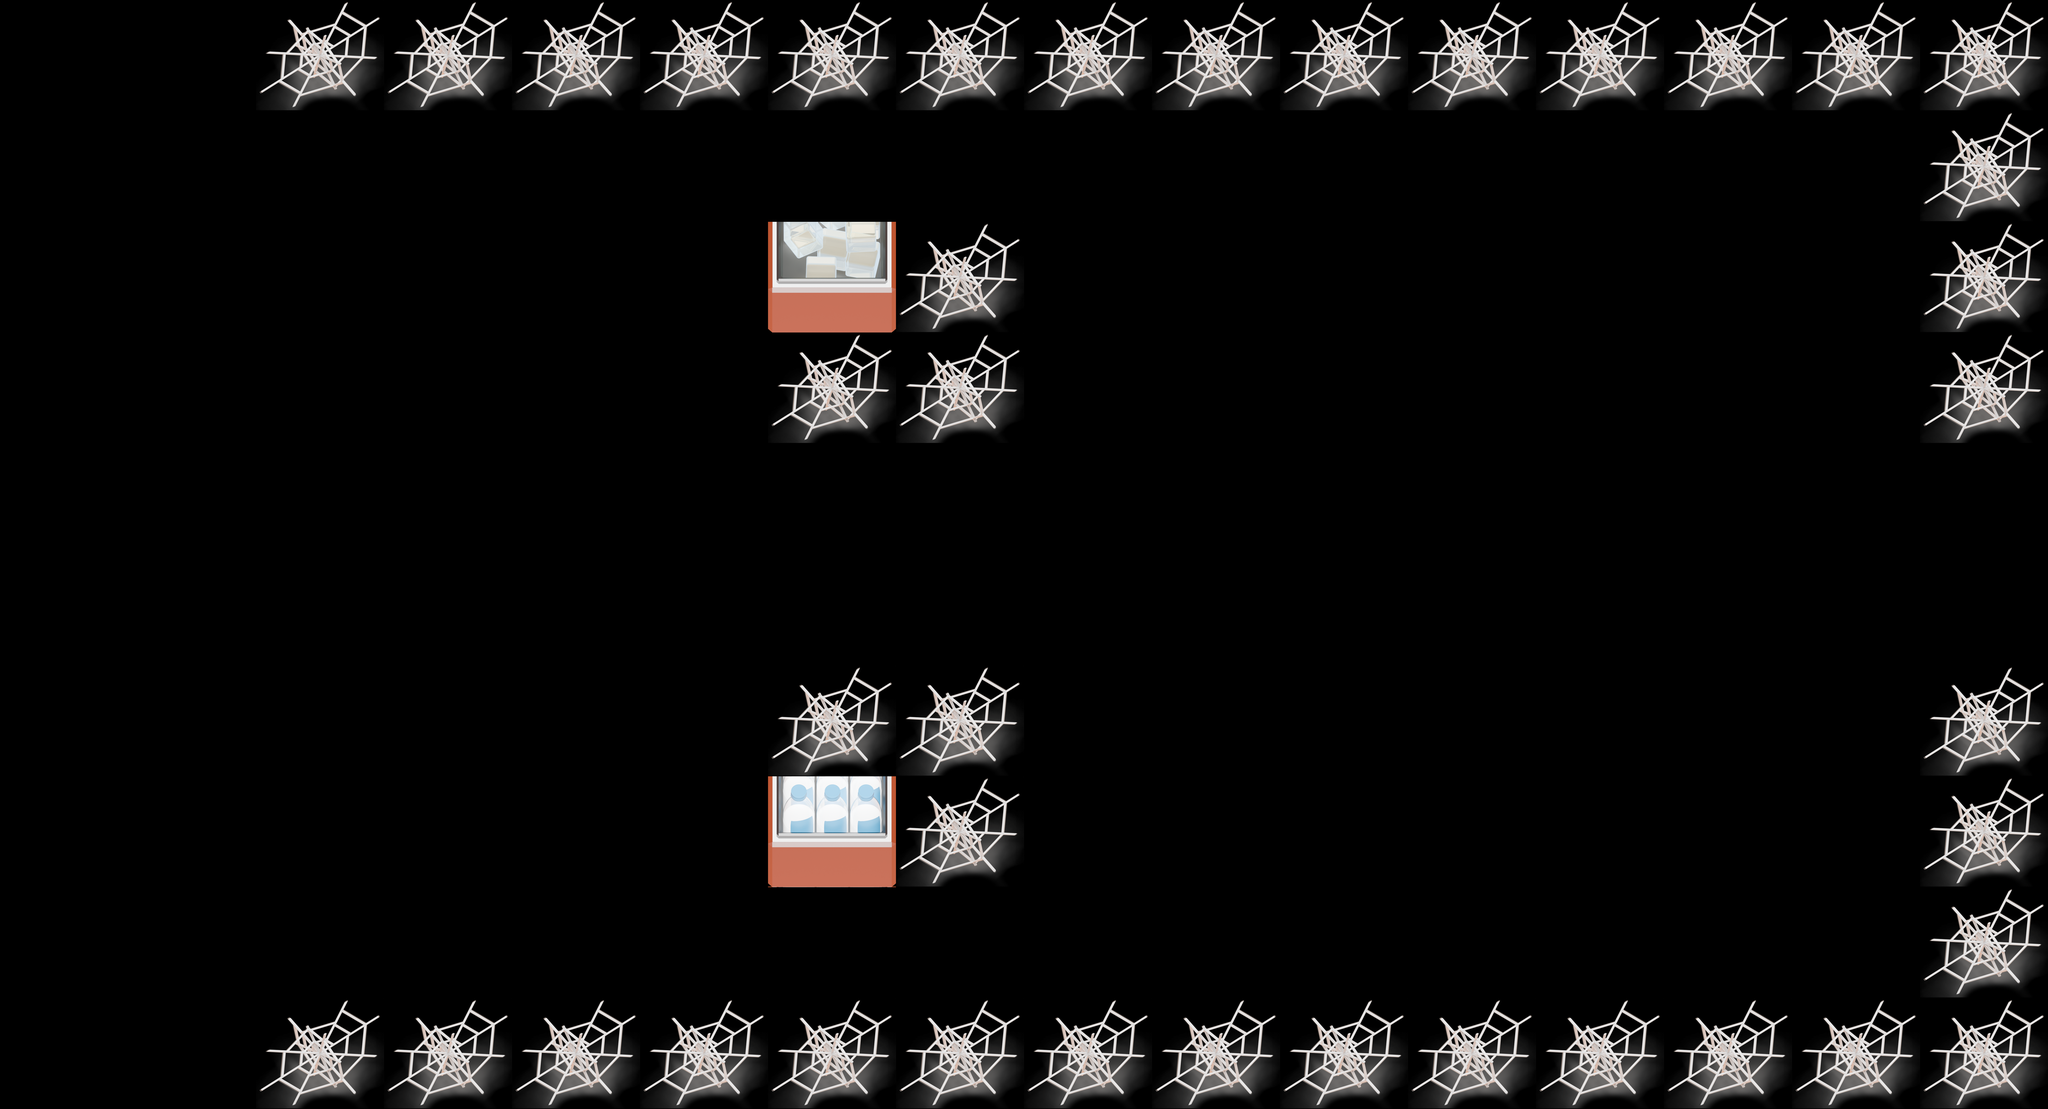

A 2D game scene composited from a Tiled map and its tileset images. What follows is a short description and the map's XML, with every tile layer's data as written:
An orthogonal 16x10 tile map with 600x520 px tiles, 1 tile layer (Crates) and 3 objects.

<map version="1.10" tiledversion="1.12.1" orientation="orthogonal" renderorder="right-down" width="16" height="10" tilewidth="600" tileheight="520" infinite="0" nextlayerid="8" nextobjectid="34">
 <properties>
  <property name="boba_required" type="int" value="3" />
  <property name="jelly_avail" type="int" value="3" />
  <property name="jelly_required" type="int" value="2" />
  <property name="milk_avail" type="int" value="2" />
  <property name="milk_required" type="int" value="1" />
  <property name="stun_num" type="int" value="0" />
  <property name="time_1" type="int" value="45" />
  <property name="time_2" type="int" value="65" />
 </properties>
 <tileset firstgid="1" source="tiles.tsx" />
 <layer id="1" name="Crates" width="16" height="10">
  <data encoding="csv">
0,0,23,23,23,23,23,23,23,23,23,23,23,23,23,23,
0,0,0,0,0,0,0,0,0,0,0,0,0,0,0,23,
0,0,0,0,0,0,19,23,0,0,0,0,0,0,0,23,
0,0,0,0,0,0,23,23,0,0,0,0,0,0,0,23,
0,0,0,0,0,0,0,0,0,0,0,0,0,0,0,0,
0,0,0,0,0,0,0,0,0,0,0,0,0,0,0,0,
0,0,0,0,0,0,23,23,0,0,0,0,0,0,0,23,
0,0,0,0,0,0,20,23,0,0,0,0,0,0,0,23,
0,0,0,0,0,0,0,0,0,0,0,0,0,0,0,23,
0,0,23,23,23,23,23,23,23,23,23,23,23,23,23,23
</data>
 </layer>
 <objectgroup id="5" name="Vents">
  <object id="17" gid="14" x="8400" y="4680" width="600" height="520">
   <properties>
    <property name="first_spawn" type="int" value="7" />
    <property name="spawn_delay" type="int" value="14" />
   </properties>
  </object>
  <object id="18" gid="14" x="8400" y="1040" width="600" height="520">
   <properties>
    <property name="first_spawn" type="int" value="14" />
    <property name="spawn_delay" type="int" value="14" />
   </properties>
  </object>
 </objectgroup>
 <objectgroup id="7" name="Helpers">
  <object id="15" x="600" y="1560">
   <point />
  </object>
 </objectgroup>
</map>
